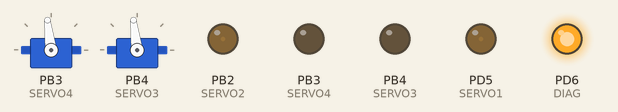
Recording of a program running on a simulated ATtiny2313, built with avr-gcc and emulated at 1 MHz. Parts: 2 × servo, output pins drawn as LEDs (lit = HIGH). A simulated second board sends each byte the program waits for after 2 ms; servo pulses on a pin are drawn as a servo (544–2400 µs = 0–180°).

Above: at 0.1 s.
Timing chart, 0 to 1.6 s (numbered marks = the images above):
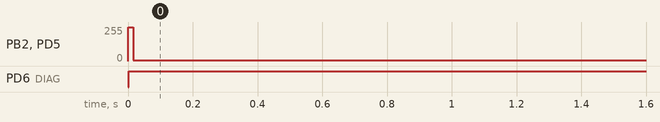

The program:

SerialServo.c
```c
/*
 * SerialServo.c
 *
 * Created: 4/12/2014 4:34:36 PM
 *  Author: Nishant Pol
 */
#define F_CPU 1000000

#include <avr/io.h>
#include <util/delay.h>

/* 9600baud at 1MHz clk */
#define BAUD 12
#define MULT 1
#define ADDR 0x20

/* Pinout */
#define DIAG PIND6
#define SERVO2 PINB2  //OC0A
#define SERVO1 PIND5  //OC0B
#define SERVO3 PINB4  //OC1B
#define SERVO4 PINB3  //OC1A

inline static uint8_t receive_data(void);
inline static void transmit_data(uint8_t data);

int main(void)
{
    /* Setup DIAG LED */
    DDRD |= (1<<DIAG);
    PORTD = (0<<DIAG);
    /* Setup UART for 8data, */
    UBRRH = (uint8_t)(BAUD >> 8);
    UBRRL = (uint8_t)BAUD;
    UCSRA = (MULT<<U2X);
    UCSRB = (1<<RXEN)|(1<<TXEN);
    UCSRC = (3<<UCSZ0);
    uint8_t Servo1 = 127;
    uint8_t Servo2 = 127;
    uint8_t Servo3 = 127;
    uint8_t Servo4 = 127;
    /* Initialize LEDs and Servo */
    DDRD |= (1<<SERVO1);
    DDRB |= (1<<SERVO2)|(1<<SERVO3)|(1<<SERVO4);
    ICR1 = 2550;//50Hz PWM
    TCCR1A = (1<<COM1A1)|(1<<COM1B1)|(1<<WGM11);
    TCCR1B = (1<<WGM13)|(1<<WGM12)|(1<<CS11);

    TCCR0A = (1<<WGM01)|(1<<WGM00)|(1<<COM0B1)|(1<<COM0B0)|(1<<COM0A0)|(1<<COM0A1);
    TCCR0B = (1<<CS00)|(1<<CS01)|(1<<WGM01);
    OCR0A = 0xff - 0x06;
    OCR0B = 0xff - 0x06;
    OCR1B = (uint16_t)(0x30) << 2;
    OCR1A = (uint16_t)(0x30) << 2;

    while(1)
    {
        uint8_t data_in = 0;
        while(data_in != ADDR) data_in = receive_data();
        PORTD |= (1<<DIAG);
        Servo1 = receive_data();
        Servo2 = receive_data();
        Servo3 = receive_data();
        Servo4 = receive_data();

        //Servo 1
        OCR0B = 0xff - Servo1;
        //Servo 2
        OCR0A = 0xff - Servo2;
        //Servo 3
        OCR1B = (uint16_t)(Servo4) << 2;
        //Servo 4
        OCR1A = (uint16_t)(Servo3) << 2;

        //OCR0A = 0x80;
        //OCR0B = 0xc0;//reversed
        //OCR1A = 0x950;//0x0 to 0xa00
        //OCR1B = 0xc0;//0x100 is 2ms, 0x140 is 2.5ms, 0xc0 is 1.5ms
        PORTD &= ~(1<<DIAG);
        transmit_data(0x55);
    }
}

inline static uint8_t receive_data(void){
    while(!(UCSRA & (1<<RXC)));
    return UDR;
}

inline static void transmit_data(uint8_t data){
    while (!(UCSRA & (1<<UDRE)));
    UDR = data;
    return;
}
```

Measured:
- by itself, PB2 (SERVO2), PD5 (SERVO1): 0/255 → 6/255 at 0.00 s
- by itself, PD6 (DIAG): LOW → HIGH at 0.00 s
